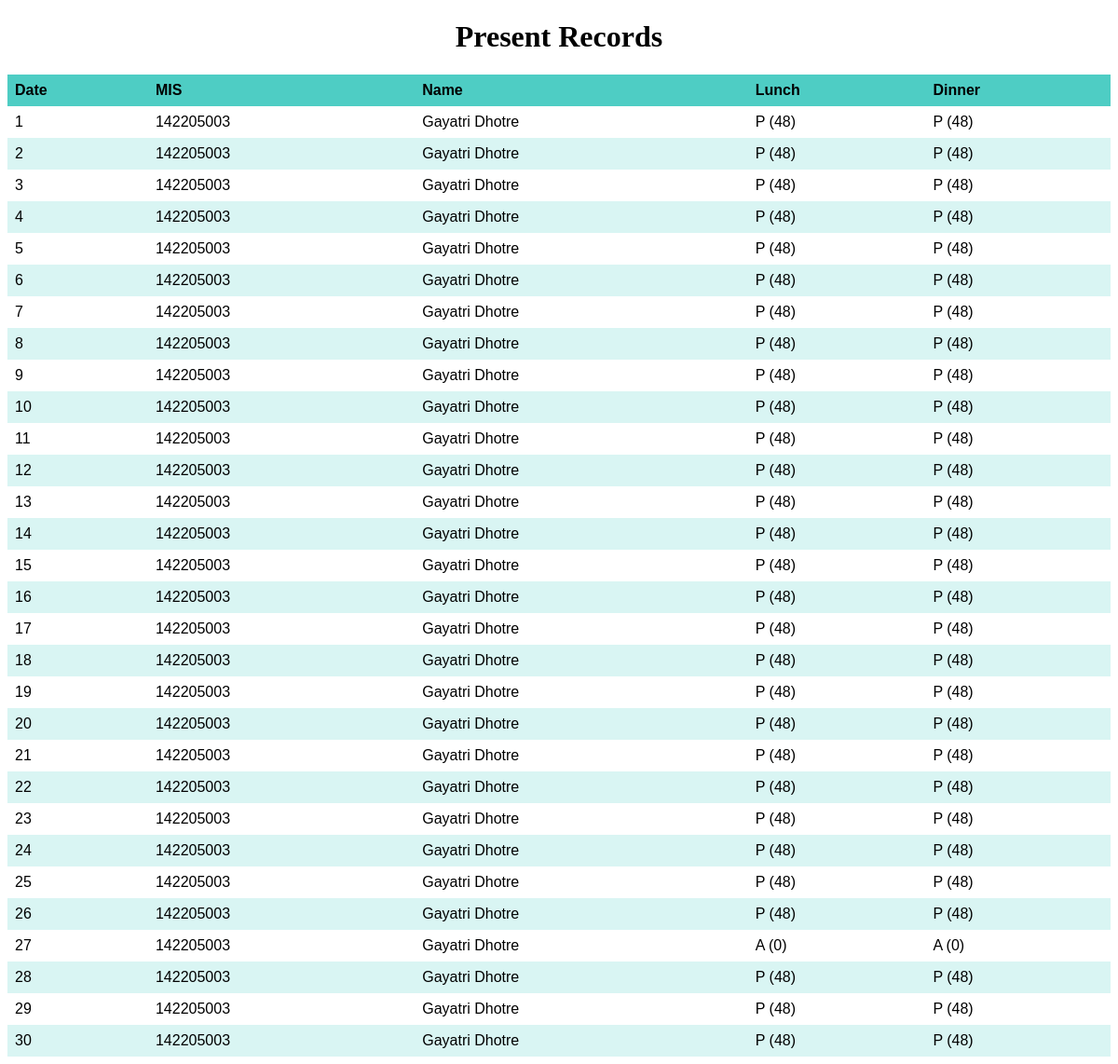
The page /present (signed in) on the database its author committed.
### website/models.py (models this page shows)
class student_info(db.Model, UserMixin):
    Name = db.Column(db.String(50), nullable=False)
    MIS = db.Column(db.String(50), primary_key=True, nullable=False)
    year=db.Column(db.String(50), nullable=False)
    Room_no = db.Column(db.String(50), nullable=False)
    Phone_no = db.Column(db.String(10), nullable=False)
    Password = db.Column(db.String(50), nullable=False)
    notes=db.relationship('Attendance')

class Attendance(db.Model):
    user_MIS=db.Column(db.String(50),db.ForeignKey('student_info.MIS'))
    ID=db.Column(db.Integer, primary_key=True, autoincrement=True)
    Year=db.Column((db.String(50)),default=defaultyear)
    Month=db.Column((db.String(50)),default=defaultmonth)
    Lunch=db.Column(db.String(10), unique=True)
    Dinner=db.Column(db.String(10), unique=True)

### website/user_functions.py (the view)
@user_functions.route('/present')
def present_records():
    students = student_info.query.filter(student_info.MIS == session["name"])
    attendees = Attendance.query.filter(Attendance.user_MIS == session["name"])
    return render_template('present_records.html', curr_name = session["name"], dataOfStudents=students,data_of_absentees=attendees)

### website/templates/present_records.html (shortened to what this page needs)
<!DOCTYPE html>
<html lang="en">
  <head>
  </head>
  <body>
    <table align="center">
      <h1 align="center">Present Records</h1>
      <thead>
        <tr>
          <th>Date</th>
          <th>MIS</th>
          <th>Name</th>
          <th>Lunch</th>
          <th>Dinner</th>
        </tr>
      </thead>
      <tbody>
        <tr>
          {%for data in dataOfStudents%} {%if data.MIS == curr_name %}{%for date in range (1,31)%}
          <tbody>
            <td>{{date}}</td>
            <td>{{data.MIS}}</td>
            <td>{{data.Name}}</td>
            {%for temp in data_of_absentees%} {%if date == temp.Lunch%}{%if data.MIS == curr_name %}
            <td class="absent">A (0)</td>
            {%else%}
            <td class="present">P (48)</td>
            {%endif%} {%else%}
            <td class="present">P (48)</td>
            {%endif%} {%endfor %} {%for temp in data_of_absentees%} {%if date == temp.Dinner%}{%if
            data.MIS == curr_name %}
            <td class="absent">A (0)</td>
            {%else%}
            <td class="present">P (48)</td>
            {%endif%} {%else%}
            <td class="present">P (48)</td>
            {%endif%} {%endfor %}
          </tbody>
          {%endfor %}{%endif%}{%endfor %}
        </tr>
      </tbody>
    </table>
  </body>
</html>

### website/templates/present_records.html (style rules this page uses)
table { font-family: arial, sans-serif; border-collapse: collapse; width: 100%; }
td, th { text-align: left; padding: 8px; }
th { background-color: #4ecdc4; }
tbody:nth-child(even) { background-color: #d9f5f3; }

### rows shown on the page
student_info: date "1" "2" "3" "4" "5" "6" "7" "8" "9" "10" "11" "12" "13" "14" "15" "16" "17" "18" "19" "20" "21" "22" "23" "24" "25" "26" "27" "28" "29" "30", MIS "142205003" "142205003" "142205003" "142205003" "142205003" "142205003" "142205003" "142205003" "142205003" "142205003" "142205003" "142205003" "142205003" "142205003" "142205003" "142205003" "142205003" "142205003" "142205003" "142205003" "142205003" "142205003" "142205003" "142205003" "142205003" "142205003" "142205003" "142205003" "142205003" "142205003", Name "Gayatri Dhotre" "Gayatri Dhotre" "Gayatri Dhotre" "Gayatri Dhotre" "Gayatri Dhotre" "Gayatri Dhotre" "Gayatri Dhotre" "Gayatri Dhotre" "Gayatri Dhotre" "Gayatri Dhotre" "Gayatri Dhotre" "Gayatri Dhotre" "Gayatri Dhotre" "Gayatri Dhotre" "Gayatri Dhotre" "Gayatri Dhotre" "Gayatri Dhotre" "Gayatri Dhotre" "Gayatri Dhotre" "Gayatri Dhotre" "Gayatri Dhotre" "Gayatri Dhotre" "Gayatri Dhotre" "Gayatri Dhotre" "Gayatri Dhotre" "Gayatri Dhotre" "Gayatri Dhotre" "Gayatri Dhotre" "Gayatri Dhotre" "Gayatri Dhotre"
Attendance: Lunch "P (48)", Dinner "P (48)"
